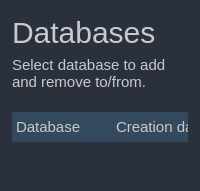
                        <widget class="QFrame" name="frame_table">
                         <property name="maximumSize">
                          <size>
                           <width>230</width>
                           <height>16777215</height>
                          </size>
                         </property>
                         <property name="styleSheet">
                          <string notr="true">background-color: rgb(42,49,61);
border-radius: 20px;</string>
                         </property>
                         <property name="frameShape">
                          <enum>QFrame::NoFrame</enum>
                         </property>
                         <property name="frameShadow">
                          <enum>QFrame::Raised</enum>
                         </property>
                         <layout class="QVBoxLayout" name="verticalLayout_23">
                          <property name="leftMargin">
                           <number>12</number>
                          </property>
                          <property name="topMargin">
                           <number>0</number>
                          </property>
                          <property name="rightMargin">
                           <number>12</number>
                          </property>
                          <item>
                           <widget class="QFrame" name="frame_11">
                            <property name="maximumSize">
                             <size>
                              <width>16777215</width>
                              <height>120</height>
                             </size>
                            </property>
                            <property name="frameShape">
                             <enum>QFrame::NoFrame</enum>
                            </property>
                            <property name="frameShadow">
                             <enum>QFrame::Raised</enum>
                            </property>
                            <layout class="QHBoxLayout" name="horizontalLayout_12">
                             <property name="leftMargin">
                              <number>0</number>
                             </property>
                             <property name="topMargin">
                              <number>6</number>
                             </property>
                             <property name="rightMargin">
                              <number>0</number>
                             </property>
                             <property name="bottomMargin">
                              <number>6</number>
                             </property>
                             <item>
                              <widget class="QFrame" name="frame_24">
                               <property name="frameShape">
                                <enum>QFrame::NoFrame</enum>
                               </property>
                               <property name="frameShadow">
                                <enum>QFrame::Raised</enum>
                               </property>
                               <layout class="QVBoxLayout" name="verticalLayout_24">
                                <property name="leftMargin">
                                 <number>0</number>
                                </property>
                                <property name="rightMargin">
                                 <number>0</number>
                                </property>
                                <item>
                                 <widget class="QLabel" name="label_16">
                                  <property name="styleSheet">
                                   <string notr="true">QLabel {
	color: rgb(201, 202, 204);
	font-size: 30px;
}
</string>
                                  </property>
                                  <property name="text">
                                   <string>Databases</string>
                                  </property>
                                 </widget>
                                </item>
                                <item>
                                 <widget class="QLabel" name="label_17">
                                  <property name="styleSheet">
                                   <string notr="true">QLabel {
	color: rgb(201, 202, 204);
	font-size: 15px;
}
</string>
                                  </property>
                                  <property name="text">
                                   <string>Select database to add 
and remove to/from.</string>
                                  </property>
                                 </widget>
                                </item>
                               </layout>
                              </widget>
                             </item>
                            </layout>
                           </widget>
                          </item>
                          <item>
                           <widget class="QTreeWidget" name="tree_select_database_2">
                            <property name="styleSheet">
                             <string notr="true">/* Main widget */
QTableWidget {	
	background-color: rgb(39, 44, 54);
	border-radius: 10px;
 	gridline-color: rgb(201, 202, 204);
	border-bottom: 1px solid rgb(44, 49, 60);
}



/* Items  */
QTableWidget::item{
	border-color: rgb(44, 49, 60);
	padding-left: 2px;
	padding-right: 2px;
	color: #FFFFFF;


}

QTableWidget::item:selected{
	background-color: rgb(85, 170, 255);
}





/* Scroll bars */

QScrollBar:horizontal {
    border: none;
    background: rgb(52, 59, 72);
    height: 14px;
    margin: 0px 21px 0 21px;
	border-radius: 0px;
}

QScrollBar:vertical {
	border: none;
    background: rgb(52, 59, 72);
    width: 14px;
    margin: 21px 0 21px 0;
	border-radius: 0px;
 }





/* Per header */
QHeaderView::section{
	Background-color: rgb(39, 44, 54);
	border-style: none;
}

QTableWidget::horizontalHeader {	
	background-color: rgb(255,255,255);
	padding: 10px;
	border-radius: 100px;
	color: #34495E;
	overflow: hidden;
	background-color: #34495E;
}


/* Top thing*/
QHeaderView::section:horizontal
{
	background-color: rgb(255,255,255);
	padding: 4px;
	border-radius: 2px;
	font-size: 15px;
 	color: rgb(201, 202, 204);
	background: #34495E;
}


</string>
                            </property>
                            <property name="horizontalScrollBarPolicy">
                             <enum>Qt::ScrollBarAlwaysOff</enum>
                            </property>
                            <property name="sizeAdjustPolicy">
                             <enum>QAbstractScrollArea::AdjustToContents</enum>
                            </property>
                            <column>
                             <property name="text">
                              <string>Database</string>
                             </property>
                            </column>
                            <column>
                             <property name="text">
                              <string>Creation date</string>
                             </property>
                            </column>
                           </widget>
                          </item>
                         </layout>
                        </widget>
